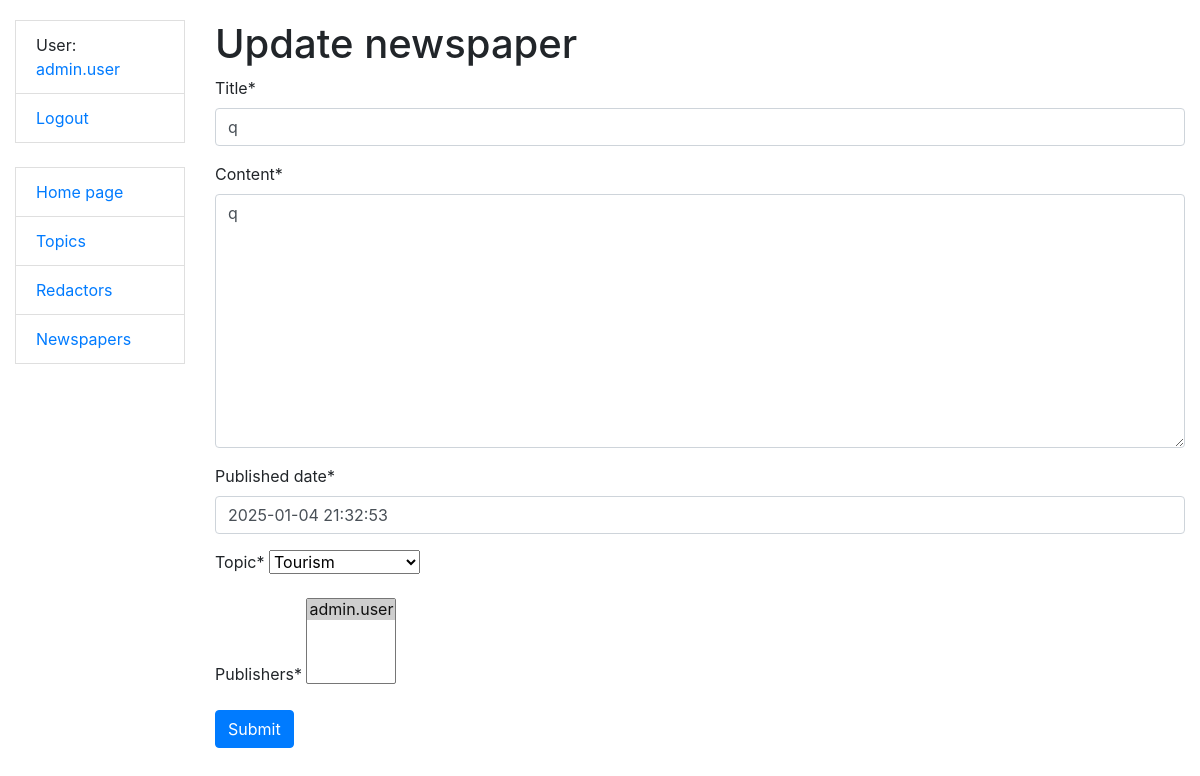
The app's page /newspapers/9/update/ (signed in) with its own data.
### catalog/models.py (models this page shows, shortened)
class Redactor(AbstractUser):
    years_of_experience = models.IntegerField(null=True, blank=True)
    def __str__(self):
        return self.username
    def get_absolute_url(self):
        return reverse("catalog:redactor-detail", kwargs={"pk": self.pk})

class Newspaper(models.Model):
    title = models.CharField(max_length=100)
    content = models.TextField()
    published_date = models.DateTimeField()
    topic = models.ForeignKey(Topic, on_delete=models.CASCADE)
    publishers = models.ManyToManyField(Redactor)

### catalog/views.py (the view)
# urls.py: path("newspapers/<int:pk>/update/", NewspaperUpdateView.as_view(), name="newspaper-update"),
class NewspaperUpdateView(LoginRequiredMixin, generic.UpdateView):
    model = Newspaper
    fields = "__all__"
    success_url = reverse_lazy("catalog:newspaper-list")

### catalog/context_processor.py (called while the page is built)
def cfg_assets_root(request):
    return {'ASSETS_ROOT': settings.ASSETS_ROOT}

### catalog/models.py (called while the page is built)
    def __str__(self):
        return self.name

### templates/catalog/newspaper_form.html (shortened to what this page needs)
{% extends "base.html" %}
{% load crispy_forms_filters %}
{% block content %}
	<h1>{{ object|yesno:"Update,Create" }} newspaper</h1>
  <form action="" method="post" novalidate>
  {{ form|crispy }}
  <input type="submit" value="Submit" class="btn btn-primary">
  </form>
{% endblock %}

### templates/includes/sidebar.html
<ul class="sidebar-nav" list-group>
  {% if user.is_authenticated %}
    <li class="list-group-item">User: <a href="{{ user.get_absolute_url }}">{{ user.get_username }}</a></li>
    <li class="list-group-item"><a href="{% url 'logout' %}?next={{ request.path }}">Logout</a></li>
  {% else %}
  <li class="list-group-item"><a href="{% url 'login' %}?next={{ request.path }}">Login</a></li>
  {% endif %}
  <br>
  <li class="list-group-item">
    <a href="{% url 'catalog:index' %}">Home page</a>
  </li>
  <li class="list-group-item">
    <a href="{% url 'catalog:topic-list' %}">Topics</a>
  </li>
  <li class="list-group-item">
    <a href="{% url 'catalog:redactor-list' %}">Redactors</a>
  </li>
  <li class="list-group-item">
    <a href="{% url 'catalog:newspaper-list' %}">Newspapers</a>
  </li>
</ul>

### static/css/styles.css (style rules this page uses)
body { margin-top: 20px; }
.sidebar-nav { padding: 0; list-style: None; }

### records on screen
Redactor: get_username "admin.user"
Newspaper: title "q", content "q", published_date "2025-01-04 21:32:53", topic "Tourism"

### other values on screen
{{ object|yesno:"Update,Create" }} "Update"
